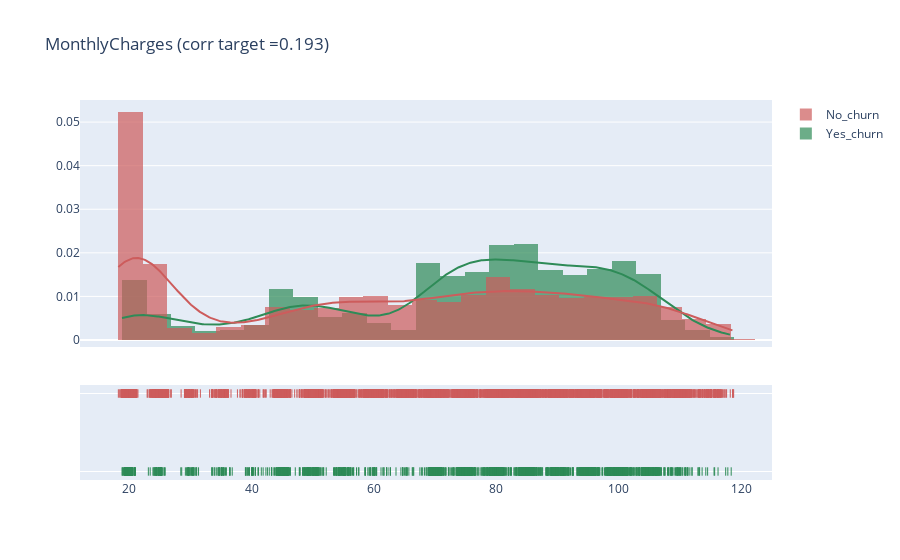

Here is the notebook cell this chart was saved with:
### Markdown cell above
## Monthly Charges Distribution
Let's see the distribution of Monthly Charges by Churn and No Churn Customers.

### Code cell
df_train['TotalCharges'].fillna(df_train['MonthlyCharges'], inplace=True)
df_train['Churn'] = df_train.Churn.replace({'Yes': 1, 'No': 0})
print(f"The mininum value in Monthly Charges is {df_train['MonthlyCharges'].min()} and the maximum is {df_train['MonthlyCharges'].max()}")
print(f"The mean Monthly Charges of Churn Customers is {round(df_train[df_train['Churn'] != 0]['MonthlyCharges'].mean(),2)}\
      \nThe mean Monthly Charges of Non-churn Customers is {round(df_train[df_train['Churn'] == 0]['MonthlyCharges'].mean(),2)}")

plot_distribution(df_train, 'MonthlyCharges', bins=4.0)

### Figure 1 — Plotly figure (JSON) as saved in the notebook; plotly's stock layout.template omitted (floating-point values rounded to 4 significant figures; data arrays with more than 128 entries replaced by an {"elided": "..."} marker saying what was removed)
{"data": [{"autobinx": false, "histnorm": "probability density", "legendgroup": "Yes_churn", "marker": {"color": "seagreen"}, "name": "Yes_churn", "opacity": 0.7, "x": {"elided": "1869 float values"}, "xaxis": "x", "xbins": {"end": 118.3, "size": 4, "start": 18.85}, "yaxis": "y", "type": "histogram"}, {"autobinx": false, "histnorm": "probability density", "legendgroup": "No_churn", "marker": {"color": "indianred"}, "name": "No_churn", "opacity": 0.7, "x": {"elided": "5174 float values"}, "xaxis": "x", "xbins": {"end": 118.8, "size": 4, "start": 18.25}, "yaxis": "y", "type": "histogram"}, {"legendgroup": "Yes_churn", "marker": {"color": "seagreen"}, "mode": "lines", "name": "Yes_churn", "showlegend": false, "x": {"elided": "500 float values"}, "xaxis": "x", "y": {"elided": "500 float values"}, "yaxis": "y", "type": "scatter"}, {"legendgroup": "No_churn", "marker": {"color": "indianred"}, "mode": "lines", "name": "No_churn", "showlegend": false, "x": {"elided": "500 float values"}, "xaxis": "x", "y": {"elided": "500 float values"}, "yaxis": "y", "type": "scatter"}, {"legendgroup": "Yes_churn", "marker": {"color": "seagreen", "symbol": "line-ns-open"}, "mode": "markers", "name": "Yes_churn", "showlegend": false, "x": {"elided": "1869 float values"}, "xaxis": "x", "y": {"elided": "1869 str values"}, "yaxis": "y2", "type": "scatter"}, {"legendgroup": "No_churn", "marker": {"color": "indianred", "symbol": "line-ns-open"}, "mode": "markers", "name": "No_churn", "showlegend": false, "x": {"elided": "5174 float values"}, "xaxis": "x", "y": {"elided": "5174 str values"}, "yaxis": "y2", "type": "scatter"}], "layout": {"barmode": "overlay", "hovermode": "closest", "legend": {"traceorder": "reversed"}, "title": {"text": "MonthlyCharges (corr target =0.193)"}, "xaxis": {"anchor": "y2", "domain": [0, 1], "zeroline": false}, "yaxis": {"anchor": "free", "domain": [0.35, 1], "position": 0}, "yaxis2": {"anchor": "x", "domain": [0, 0.25], "dtick": 1, "showticklabels": false}}}
